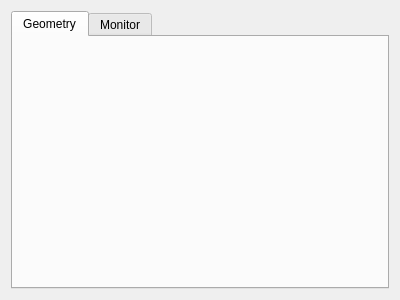
<?xml version="1.0" encoding="UTF-8"?>
<ui version="4.0">
 <class>Form</class>
 <widget class="QWidget" name="Form">
  <property name="geometry">
   <rect>
    <x>0</x>
    <y>0</y>
    <width>400</width>
    <height>300</height>
   </rect>
  </property>
  <property name="windowTitle">
   <string>Form</string>
  </property>
  <layout class="QVBoxLayout" name="verticalLayout">
   <item>
    <widget class="QTabWidget" name="tabs">
     <property name="currentIndex">
      <number>0</number>
     </property>
     <widget class="QWidget" name="Geometry">
      <attribute name="title">
       <string>Geometry</string>
      </attribute>
     </widget>
     <widget class="QWidget" name="Monitor">
      <attribute name="title">
       <string>Monitor</string>
      </attribute>
     </widget>
    </widget>
   </item>
  </layout>
 </widget>
 <resources/>
 <connections/>
</ui>
